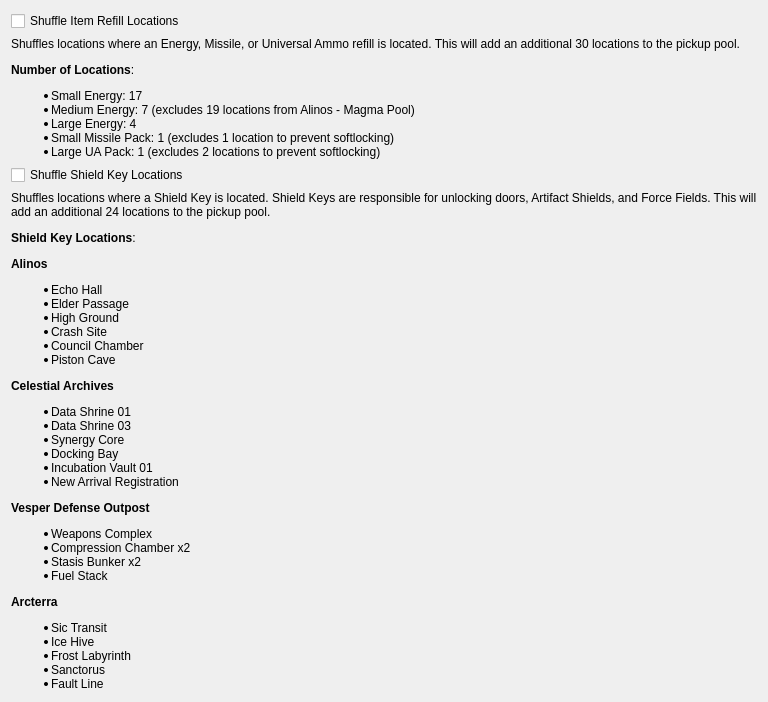
<?xml version="1.0" encoding="UTF-8"?>
<ui version="4.0">
 <class>PresetHuntersExtraLocations</class>
 <widget class="QMainWindow" name="PresetHuntersExtraLocations">
  <property name="geometry">
   <rect>
    <x>0</x>
    <y>0</y>
    <width>768</width>
    <height>661</height>
   </rect>
  </property>
  <property name="windowTitle">
   <string>Goal</string>
  </property>
  <widget class="QWidget" name="centralWidget">
   <property name="maximumSize">
    <size>
     <width>16777215</width>
     <height>16777215</height>
    </size>
   </property>
   <layout class="QVBoxLayout" name="verticalLayout">
    <item>
     <widget class="QCheckBox" name="shuffle_item_refills_check_box">
      <property name="text">
       <string>Shuffle Item Refill Locations</string>
      </property>
     </widget>
    </item>
    <item>
     <widget class="QLabel" name="shuffle_item_refills_label">
      <property name="sizePolicy">
       <sizepolicy hsizetype="Preferred" vsizetype="Preferred">
        <horstretch>0</horstretch>
        <verstretch>0</verstretch>
       </sizepolicy>
      </property>
      <property name="text">
       <string>&lt;html&gt;&lt;head/&gt;&lt;body&gt;&lt;p&gt;Shuffles locations where an Energy, Missile, or Universal Ammo refill is located. This will add an additional 30 locations to the pickup pool.&lt;/p&gt;&lt;p&gt;&lt;span style=&quot; font-weight:600;&quot;&gt;Number of Locations&lt;/span&gt;:&lt;/p&gt;&lt;ul style=&quot;margin-top: 0px; margin-bottom: 0px; margin-left: 0px; margin-right: 0px; -qt-list-indent: 1;&quot;&gt;&lt;li style=&quot; margin-top:12px; margin-bottom:0px; margin-left:0px; margin-right:0px; -qt-block-indent:0; text-indent:0px;&quot;&gt;Small Energy: 17&lt;/li&gt;&lt;li style=&quot; margin-top:0px; margin-bottom:0px; margin-left:0px; margin-right:0px; -qt-block-indent:0; text-indent:0px;&quot;&gt;Medium Energy: 7 (excludes 19 locations from Alinos - Magma Pool)&lt;/li&gt;&lt;li style=&quot; margin-top:0px; margin-bottom:0px; margin-left:0px; margin-right:0px; -qt-block-indent:0; text-indent:0px;&quot;&gt;Large Energy: 4&lt;/li&gt;&lt;li style=&quot; margin-top:0px; margin-bottom:0px; margin-left:0px; margin-right:0px; -qt-block-indent:0; text-indent:0px;&quot;&gt;Small Missile Pack: 1 (excludes 1 location to prevent softlocking)&lt;/li&gt;&lt;li style=&quot; margin-top:0px; margin-bottom:12px; margin-left:0px; margin-right:0px; -qt-block-indent:0; text-indent:0px;&quot;&gt;Large UA Pack: 1 (excludes 2 locations to prevent softlocking)&lt;/li&gt;&lt;/ul&gt;&lt;/body&gt;&lt;/html&gt;</string>
      </property>
      <property name="scaledContents">
       <bool>false</bool>
      </property>
      <property name="alignment">
       <set>Qt::AlignLeading|Qt::AlignLeft|Qt::AlignTop</set>
      </property>
      <property name="wordWrap">
       <bool>true</bool>
      </property>
     </widget>
    </item>
    <item>
     <widget class="QCheckBox" name="shuffle_shield_keys_check_box">
      <property name="text">
       <string>Shuffle Shield Key Locations</string>
      </property>
     </widget>
    </item>
    <item>
     <widget class="QLabel" name="shuffle_shield_keys_label">
      <property name="text">
       <string>&lt;html&gt;&lt;head/&gt;&lt;body&gt;&lt;p&gt;Shuffles locations where a Shield Key is located. Shield Keys are responsible for unlocking doors, Artifact Shields, and Force Fields. This will add an additional 24 locations to the pickup pool.&lt;/p&gt;&lt;p&gt;&lt;span style=&quot; font-weight:600;&quot;&gt;Shield Key Locations&lt;/span&gt;:&lt;/p&gt;&lt;p&gt;&lt;span style=&quot; font-weight:600;&quot;&gt;Alinos&lt;/span&gt;&lt;/p&gt;&lt;ul style=&quot;margin-top: 0px; margin-bottom: 0px; margin-left: 0px; margin-right: 0px; -qt-list-indent: 1;&quot;&gt;&lt;li style=&quot; margin-top:12px; margin-bottom:0px; margin-left:0px; margin-right:0px; -qt-block-indent:0; text-indent:0px;&quot;&gt;Echo Hall&lt;/li&gt;&lt;li style=&quot; margin-top:0px; margin-bottom:0px; margin-left:0px; margin-right:0px; -qt-block-indent:0; text-indent:0px;&quot;&gt;Elder Passage&lt;/li&gt;&lt;li style=&quot; margin-top:0px; margin-bottom:0px; margin-left:0px; margin-right:0px; -qt-block-indent:0; text-indent:0px;&quot;&gt;High Ground&lt;/li&gt;&lt;li style=&quot; margin-top:0px; margin-bottom:0px; margin-left:0px; margin-right:0px; -qt-block-indent:0; text-indent:0px;&quot;&gt;Crash Site&lt;/li&gt;&lt;li style=&quot; margin-top:0px; margin-bottom:0px; margin-left:0px; margin-right:0px; -qt-block-indent:0; text-indent:0px;&quot;&gt;Council Chamber&lt;/li&gt;&lt;li style=&quot; margin-top:0px; margin-bottom:12px; margin-left:0px; margin-right:0px; -qt-block-indent:0; text-indent:0px;&quot;&gt;Piston Cave&lt;/li&gt;&lt;/ul&gt;&lt;p&gt;&lt;span style=&quot; font-weight:600;&quot;&gt;Celestial Archives&lt;/span&gt;&lt;/p&gt;&lt;ul style=&quot;margin-top: 0px; margin-bottom: 0px; margin-left: 0px; margin-right: 0px; -qt-list-indent: 1;&quot;&gt;&lt;li style=&quot; margin-top:12px; margin-bottom:0px; margin-left:0px; margin-right:0px; -qt-block-indent:0; text-indent:0px;&quot;&gt;Data Shrine 01&lt;/li&gt;&lt;li style=&quot; margin-top:0px; margin-bottom:0px; margin-left:0px; margin-right:0px; -qt-block-indent:0; text-indent:0px;&quot;&gt;Data Shrine 03&lt;/li&gt;&lt;li style=&quot; margin-top:0px; margin-bottom:0px; margin-left:0px; margin-right:0px; -qt-block-indent:0; text-indent:0px;&quot;&gt;Synergy Core&lt;/li&gt;&lt;li style=&quot; margin-top:0px; margin-bottom:0px; margin-left:0px; margin-right:0px; -qt-block-indent:0; text-indent:0px;&quot;&gt;Docking Bay&lt;/li&gt;&lt;li style=&quot; margin-top:0px; margin-bottom:0px; margin-left:0px; margin-right:0px; -qt-block-indent:0; text-indent:0px;&quot;&gt;Incubation Vault 01&lt;/li&gt;&lt;li style=&quot; margin-top:0px; margin-bottom:12px; margin-left:0px; margin-right:0px; -qt-block-indent:0; text-indent:0px;&quot;&gt;New Arrival Registration&lt;/li&gt;&lt;/ul&gt;&lt;p&gt;&lt;span style=&quot; font-weight:600;&quot;&gt;Vesper Defense Outpost&lt;/span&gt;&lt;/p&gt;&lt;ul style=&quot;margin-top: 0px; margin-bottom: 0px; margin-left: 0px; margin-right: 0px; -qt-list-indent: 1;&quot;&gt;&lt;li style=&quot; margin-top:12px; margin-bottom:0px; margin-left:0px; margin-right:0px; -qt-block-indent:0; text-indent:0px;&quot;&gt;Weapons Complex&lt;/li&gt;&lt;li style=&quot; margin-top:0px; margin-bottom:0px; margin-left:0px; margin-right:0px; -qt-block-indent:0; text-indent:0px;&quot;&gt;Compression Chamber x2&lt;/li&gt;&lt;li style=&quot; margin-top:0px; margin-bottom:0px; margin-left:0px; margin-right:0px; -qt-block-indent:0; text-indent:0px;&quot;&gt;Stasis Bunker x2&lt;/li&gt;&lt;li style=&quot; margin-top:0px; margin-bottom:12px; margin-left:0px; margin-right:0px; -qt-block-indent:0; text-indent:0px;&quot;&gt;Fuel Stack&lt;/li&gt;&lt;/ul&gt;&lt;p&gt;&lt;span style=&quot; font-weight:600;&quot;&gt;Arcterra&lt;/span&gt;&lt;/p&gt;&lt;ul style=&quot;margin-top: 0px; margin-bottom: 0px; margin-left: 0px; margin-right: 0px; -qt-list-indent: 1;&quot;&gt;&lt;li style=&quot; margin-top:12px; margin-bottom:0px; margin-left:0px; margin-right:0px; -qt-block-indent:0; text-indent:0px;&quot;&gt;Sic Transit&lt;/li&gt;&lt;li style=&quot; margin-top:0px; margin-bottom:0px; margin-left:0px; margin-right:0px; -qt-block-indent:0; text-indent:0px;&quot;&gt;Ice Hive&lt;/li&gt;&lt;li style=&quot; margin-top:0px; margin-bottom:0px; margin-left:0px; margin-right:0px; -qt-block-indent:0; text-indent:0px;&quot;&gt;Frost Labyrinth&lt;/li&gt;&lt;li style=&quot; margin-top:0px; margin-bottom:0px; margin-left:0px; margin-right:0px; -qt-block-indent:0; text-indent:0px;&quot;&gt;Sanctorus&lt;/li&gt;&lt;li style=&quot; margin-top:0px; margin-bottom:0px; margin-left:0px; margin-right:0px; -qt-block-indent:0; text-indent:0px;&quot;&gt;Fault Line&lt;/li&gt;&lt;li style=&quot; margin-top:0px; margin-bottom:12px; margin-left:0px; margin-right:0px; -qt-block-indent:0; text-indent:0px;&quot;&gt;Subterranean&lt;/li&gt;&lt;/ul&gt;&lt;/body&gt;&lt;/html&gt;</string>
      </property>
      <property name="wordWrap">
       <bool>true</bool>
      </property>
     </widget>
    </item>
   </layout>
  </widget>
 </widget>
 <layoutdefault spacing="6" margin="11"/>
 <resources/>
 <connections/>
</ui>
